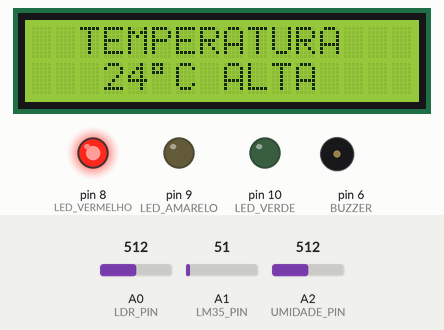
Simulated run of this sketch. Board: Arduino Uno, built with avr-gcc and run on an emulated ATmega328P. Parts: 16×2 character LCD, output pins drawn as LEDs (lit = HIGH), buzzer (waves = sounding, pin HIGH). The test bench sets the inputs (shaded band); at power-on: A1 (LM35_PIN) = 51, A0 (LDR_PIN) = 512, A2 (UMIDADE_PIN) = 512.

Above: at 5.7 s.
5.8 s: A1 (LM35_PIN) set to 35
At 6.6 s:
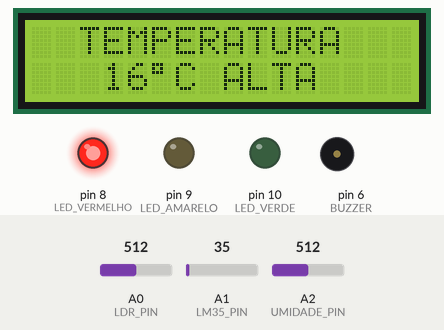
7.5 s: A1 (LM35_PIN) set to 28
At 8.1 s:
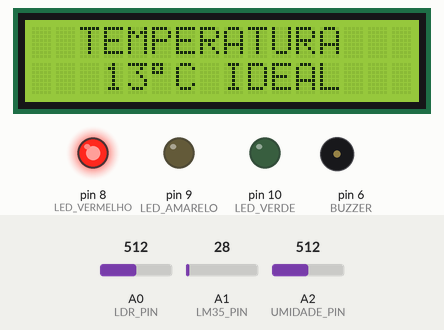
10.5 s: A0 (LDR_PIN) set to 716
At 11.3 s:
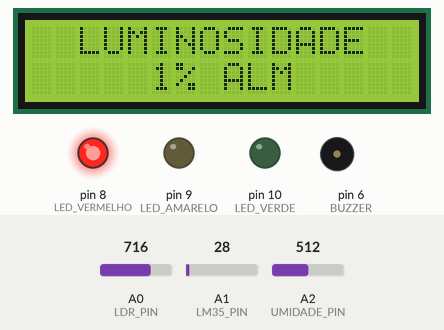
12.1 s: A2 (UMIDADE_PIN) set to 599
At 15.0 s:
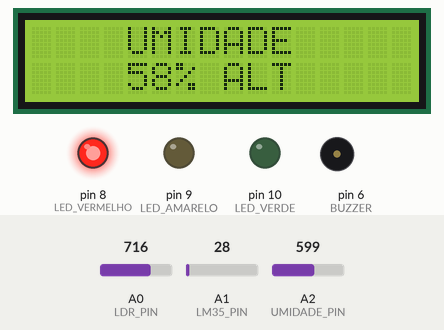
15.1 s: A2 (UMIDADE_PIN) set to 630
At 16.0 s:
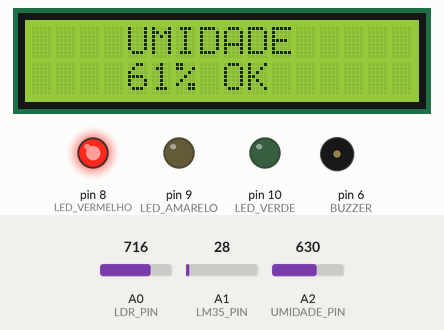
16.6 s: A2 (UMIDADE_PIN) set to 511
At 17.5 s:
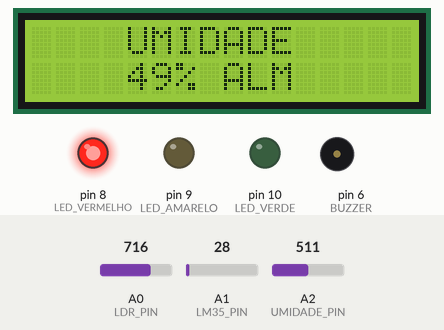
Timing chart, 0 to 19.1 s (numbered marks = the images above; inputs shaded):
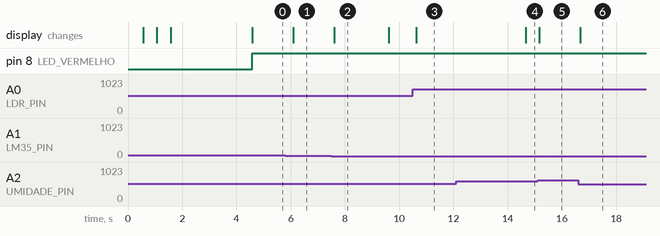

The sketch:

cp1_vinheria_agnello1.ino
```cpp
// Grupo: Merlot
// Giovanna Oliveira Ferreira Dias RM: 566647
// Maria Laura Pereira Druzeic RM: 566634
// Marianne Mukai Nishikawa RM: 568001


// --- Inclusão de Bibliotecas ---
#include <LiquidCrystal.h> // Inclui a biblioteca para controlar o display LCD.
#include <math.h>          // Inclui a biblioteca para funções matemáticas (como pow e isfinite).
#include <stdio.h>         // Inclui a biblioteca padrão de I/O, necessária para a função sprintf.
#include <string.h>        // Inclui a biblioteca para manipulação de strings em C (como strlen e strcat).

// --- Configuração do Hardware ---

// Inicializa o objeto do LCD informando os pinos do Arduino conectados (RS, E, D4, D5, D6, D7).
LiquidCrystal lcd(12, 11, 5, 4, 3, 2);

// Define os pinos analógicos para a leitura dos sensores.
const int LDR_PIN     = A0; // Pino para o LDR (sensor de luminosidade).
const int LM35_PIN    = A1; // Pino para o sensor de temperatura LM35. (COMENTÁRIO CORRIGIDO)
const int UMIDADE_PIN = A2; // Pino para o potenciômetro que simula o sensor de umidade.

// Constantes para cálculos elétricos.
const float VCC = 4.88;     // Tensão de alimentação do circuito (5 Volts).
const int R_FIXED = 10000; // Valor do resistor fixo (10kΩ) usado no divisor de tensão com o LDR.

// Define os pinos digitais para os atuadores (LEDs e Buzzer).
const int LED_VERDE    = 10; // Pino para o LED verde.
const int LED_AMARELO  = 9;  // Pino para o LED amarelo.
const int LED_VERMELHO = 8;  // Pino para o LED vermelho.
const int BUZZER       = 6;  // Pino para o buzzer.

// Define a lógica de acionamento dos LEDs (true = acende com HIGH, false = acende com LOW).
const bool LED_ACTIVE_HIGH = true;

// --- Parâmetros de Funcionamento ---

// Constantes usadas na fórmula para converter a resistência do LDR em Lux.
const float A = 600000.0;
const float B = -1.25;

// Define a faixa ideal de luminosidade e a margem de tolerância para alertas.
const float RECOMENDADO_MIN = 100.0; // Valor mínimo recomendado de Lux.
const float RECOMENDADO_MAX = 200.0; // Valor máximo recomendado de Lux.
const float ALERTA_MARGIN   = 20.0;  // Margem de 20 Lux para a faixa de alerta.

// Define a faixa ideal de umidade e a margem de tolerância.
const int UMIDADE_IDEAL_MIN     = 60; // Umidade ideal mínima em %.
const int UMIDADE_IDEAL_MAX     = 80; // Umidade ideal máxima em %.
const int UMIDADE_ALERTA_MARGIN = 10; // Margem de 10% para a faixa de alerta.

// --- Variáveis Globais de Controle ---

unsigned long tempoAnterior = 0;
const unsigned long intervaloDisplay = 5000;
int estadoDisplay = 0;

// --- Definição de Caracteres Personalizados ---

byte tacaVazia[8] = { B10001, B10001, B01010, B00100, B00100, B00100, B11111, B00000 };
byte tacaMetade[8] = { B10001, B11111, B01110, B00100, B00100, B00100, B11111, B00000 };
byte tacaCheia[8]  = { B11111, B11111, B01110, B00100, B00100, B00100, B11111, B00000 };

// --- Funções Auxiliares ---

void printCentralizado(int linha, const char* texto) {
  int col = (16 - strlen(texto)) / 2;
  if (col < 0) col = 0;
  lcd.setCursor(col, linha);
  lcd.print(texto);
}

float calcularLux(int adc) {
  if (adc <= 1) return 0.0;
  if (adc >= 1022) return 1e6;

  float Vout = adc * (VCC / 1023.0);
  float R_LDR = R_FIXED * (VCC / Vout - 1.0);
  if (R_LDR <= 0.0 || !isfinite(R_LDR)) return 1e6;

  float lux = A * pow(R_LDR, B);
  if (!isfinite(lux) || lux < 0.0) lux = 0.0;
  return lux;
}

void acenderLED(bool verde, bool amarelo, bool vermelho) {
  digitalWrite(LED_VERDE,   LED_ACTIVE_HIGH ? verde    : !verde);
  digitalWrite(LED_AMARELO, LED_ACTIVE_HIGH ? amarelo  : !amarelo);
  digitalWrite(LED_VERMELHO, LED_ACTIVE_HIGH ? vermelho : !vermelho);
}

// Função para ler o sensor LM35 e retornar a temperatura em graus Celsius.
float lerTemperaturaCelsius() {
  int leituraADC = analogRead(LM35_PIN);              // Lê o valor analógico (0-1023) do pino do sensor.
  float tensao = (leituraADC * VCC) / 1023.0;         // Converte a leitura ADC para tensão (0V a 5V).

  // A fórmula para o LM35 é: Temp (°C) = Tensão * 100
  // Isso ocorre porque o sensor gera 10mV (0.01V) para cada grau Celsius.
  float temperatura = tensao * 100.0;

  return temperatura;
}


int lerUmidadePct() {
  int leituraADC = analogRead(UMIDADE_PIN);
  int umidadePct = map(leituraADC, 0, 1023, 0, 100);
  return umidadePct;
}

// --- Função de Configuração Inicial (Executada uma vez) ---
void setup() {
  lcd.begin(16, 2);
  lcd.createChar(0, tacaVazia);
  lcd.createChar(1, tacaMetade);
  lcd.createChar(2, tacaCheia);

  lcd.clear();
  lcd.setCursor(7, 0); lcd.write(byte(0)); delay(500);
  lcd.setCursor(7, 0); lcd.write(byte(1)); delay(500);
  lcd.setCursor(7, 0); lcd.write(byte(2)); delay(500);
  lcd.clear();
  lcd.setCursor(0, 0); lcd.write(byte(2));
  printCentralizado(0, "Merlot");
  lcd.setCursor(15, 0); lcd.write(byte(2));
  printCentralizado(1, "Bem-vindo(a)!");
  delay(3000);
  lcd.clear();

  tempoAnterior = millis();
  estadoDisplay = 0;

  Serial.begin(9600);
  pinMode(LED_VERDE, OUTPUT);
  pinMode(LED_AMARELO, OUTPUT);
  pinMode(LED_VERMELHO, OUTPUT);
  pinMode(BUZZER, OUTPUT);

  acenderLED(false, false, false);
  digitalWrite(BUZZER, LOW);
}

// --- Função de Loop Principal (Executada continuamente) ---
void loop() {
  int leituraADC = analogRead(LDR_PIN);
  float lux = calcularLux(leituraADC);
  int luminosidade_pct = map((int)lux, 0, 1000, 0, 100);

  float temperatura = lerTemperaturaCelsius();
  int temperaturaInt = (int)temperatura;

  int umidadePct = lerUmidadePct();

  char linha2_buffer[17];

  unsigned long tempoAtual = millis();
  if (tempoAtual - tempoAnterior >= intervaloDisplay) {
    tempoAnterior = tempoAtual;
    estadoDisplay = (estadoDisplay + 1) % 3;
    lcd.clear();
  }

  switch (estadoDisplay) {
    case 0:
      printCentralizado(0, "TEMPERATURA");
      sprintf(linha2_buffer, "%d%cC ", temperaturaInt, (char)223);
      if (temperaturaInt < 12) strcat(linha2_buffer, "BAIXA");
      else if (temperaturaInt > 14) strcat(linha2_buffer, "ALTA");
      else strcat(linha2_buffer, "IDEAL");
      printCentralizado(1, linha2_buffer);
      break;

    case 1:
      printCentralizado(0, "LUMINOSIDADE");
      sprintf(linha2_buffer, "%d%% ", luminosidade_pct);
      if (lux < RECOMENDADO_MIN - ALERTA_MARGIN || lux > RECOMENDADO_MAX + ALERTA_MARGIN) {
        strcat(linha2_buffer, "ALM");
      } else if ((lux >= RECOMENDADO_MIN - ALERTA_MARGIN && lux < RECOMENDADO_MIN) ||
                 (lux > RECOMENDADO_MAX && lux <= RECOMENDADO_MAX + ALERTA_MARGIN)) {
        strcat(linha2_buffer, "ALT");
      } else {
        strcat(linha2_buffer, "OK ");
      }
      printCentralizado(1, linha2_buffer);
      break;

    case 2:
      printCentralizado(0, "UMIDADE");
      sprintf(linha2_buffer, "%d%% ", umidadePct);
      if (umidadePct < UMIDADE_IDEAL_MIN - UMIDADE_ALERTA_MARGIN ||
          umidadePct > UMIDADE_IDEAL_MAX + UMIDADE_ALERTA_MARGIN) {
        strcat(linha2_buffer, "ALM");
      } else if ((umidadePct >= UMIDADE_IDEAL_MIN - UMIDADE_ALERTA_MARGIN && umidadePct < UMIDADE_IDEAL_MIN) ||
                 (umidadePct > UMIDADE_IDEAL_MAX && umidadePct <= UMIDADE_IDEAL_MAX + UMIDADE_ALERTA_MARGIN)) {
        strcat(linha2_buffer, "ALT");
      } else {
        strcat(linha2_buffer, "OK ");
      }
      printCentralizado(1, linha2_buffer);
      break;
  }

  if (lux < RECOMENDADO_MIN - ALERTA_MARGIN || lux > RECOMENDADO_MAX + ALERTA_MARGIN) {
    acenderLED(false, false, true);
    digitalWrite(BUZZER, LOW);
    delay(500);
  } else if ((lux >= RECOMENDADO_MIN - ALERTA_MARGIN && lux < RECOMENDADO_MIN) ||
             (lux > RECOMENDADO_MAX && lux <= RECOMENDADO_MAX + ALERTA_MARGIN)) {
    acenderLED(false, true, false);
    digitalWrite(BUZZER, HIGH);
    delay(3000);
    digitalWrite(BUZZER, LOW);
    delay(3000);
  } else {
    acenderLED(true, false, false);
    digitalWrite(BUZZER, LOW);
    delay(500);
  }
}
```

Measured:
- the behaviour switches between 32 and 31 on A1 (LM35_PIN) (found by bisection; images 1 and 2)
- the behaviour switches between 613 and 614 on A2 (UMIDADE_PIN) (found by bisection; images 4 and 5)
- after the input at 5.8 s, the display: changes after 0.29 s (image 1)
- after the input at 7.5 s, the display: changes after 0.10 s (image 2)
- after the input at 10.5 s, the display: changes after 0.13 s (image 3)
- after the input at 12.1 s, the display: changes after 2.6 s (image 4)
- after the input at 15.1 s, the display: changes after 0.06 s (image 5)
- after the input at 16.6 s, the display: changes after 0.07 s (image 6)
